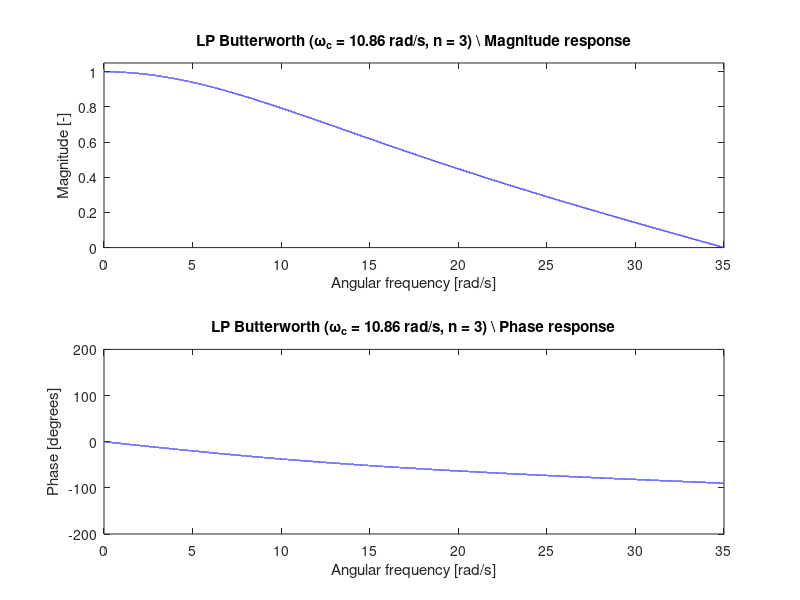
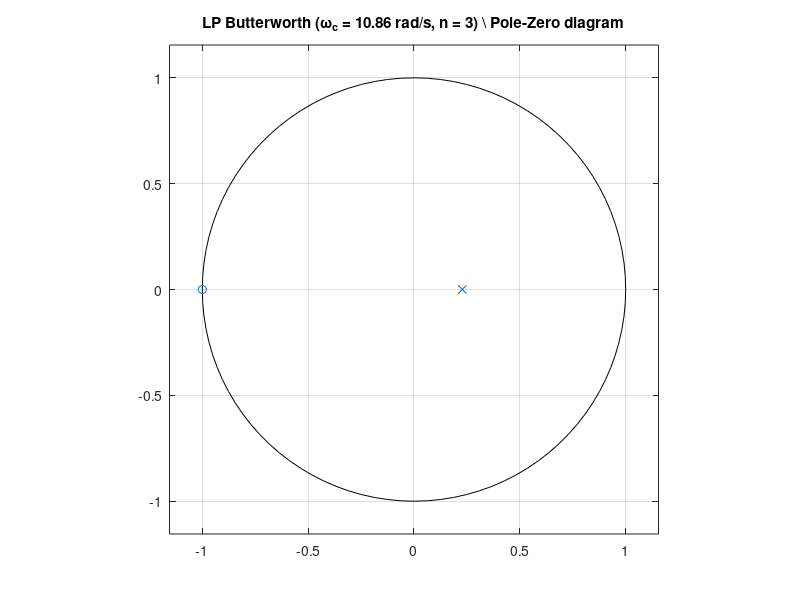
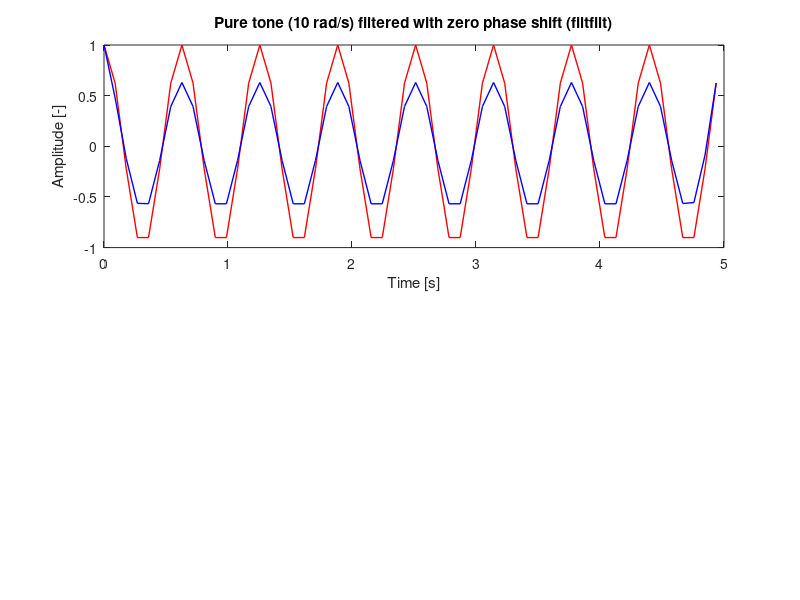

MATLAB code to generate these figures, in order: (Note: this script raises an error after producing the figures.)
%% 3.1 Ex. 12.6 in the book - again

Rp = -2;  %Gp dB
Rs = -11; %Gs dB
Wh = 35;  %rad/s - angular nyquist freq apprx 5.57 Hz
Wp = 10/Wh; %normalized passband corner freq
Ws = 15/Wh; %normalized stopband corner freq

fs = 2*Wh/(2*pi); %sampling freq
Th = 2*pi/Wh; %period

%generate LP Butterworth filter
[n, Wc] = buttord(Wp, Ws, Rp, Rs);
[b, a]  = butter(n, Wc);
[H, w]  = freqz(b, a, 2^16, 2*pi*fs);
[h, t]  = impz(b, a);
wc = Wc*Wh;

%plot frequency response
figure
subplot(2,1,1)
plot(w, abs(H), 'Color', [0.00 0 1.00], 'LineWidth', 1);
xlim([0 Wh])
ylim([0 1.05])
title('LP Butterworth (\omega_c = 10.86 rad/s, n = 3) \\ Magnitude response')
xlabel('Angular frequency [rad/s]')
ylabel('Magnitude [-]')
subplot(2,1,2)
plot(w, (180/pi)*angle(H), 'Color', [0.00 0 1.00], 'LineWidth', 1);
xlim([0 Wh])
ylim([-200 200])
title('LP Butterworth (\omega_c = 10.86 rad/s, n = 3) \\ Phase response')
xlabel('Angular frequency [rad/s]')
ylabel('Phase [degrees]')

%transfer function is b/a (polynomial in negative powers)

%% Plot z-plane pole-zero diagram

figure 
zplane(b, a)
title('LP Butterworth (\omega_c = 10.86 rad/s, n = 3) \\ Pole-Zero diagram')

%% 3.2 The issue of phase shifts and order

%% Zero phase shift filter (using filtfilt)

%create pure tone (10 rad/s)
fs = 2*Wh/(2*pi);
Ts = 5;
t = 0:1/fs:Ts;
w0 = 10;  % < 35 rad/s
f0 = w0/(2*pi);
s = cos(w0*t);

s_f = filter(b, a, s);
s_ff = filtfilt(b, a, s);

figure
subplot(2,1,1)
plot(t, s,  'Color', [1.00 0 0.00], 'LineWidth', 1);
hold on
plot(t, s_ff, 'Color', [0.00 0 1.00], 'LineWidth', 1);
hold on
xlim([0 5])
ylim([-1 1])
title('Pure tone (10 rad/s) filtered with zero phase shift (filtfilt)')
xlabel('Time [s]')
ylabel('Amplitude [-]')
p = legend('Original signal', 'Filtered signal', 1);
set(p,'FontSize', 8);
subplot(2,1,2)
plot(t, s,  'Color', [1.00 0 0.00], 'LineWidth', 1);
hold on
plot(t, s_f, 'Color', [0.00 0 1.00], 'LineWidth', 1);
hold on
xlim([0 5])
ylim([-1 1])
title('Pure tone (10 rad/s) filtered with non-zero phase shift (filter)')
xlabel('Time [s]')
ylabel('Amplitude [-]')
p = legend('Original signal', 'Filtered signal', 1);
set(p,'FontSize', 8);

%% Higher order filter

%higher filter order can be obtained via series connection/cascade
H_1 = H;
H_2 = H.*H;
H_3 = H.*H.*H;

figure %plot frequency response
subplot(2,1,1)
plot(w, abs(H_1), 'Color', [0.00 0 1.00], 'LineWidth', 1);
hold on
plot(w, abs(H_2), 'Color', [0.50 0 0.50], 'LineWidth', 1);
hold on
plot(w, abs(H_3), 'Color', [1.00 0 0.00], 'LineWidth', 1);
hold on
xlim([0 Wh])
ylim([0 1.05])
title('Magnitude response')
xlabel('Angular frequency [rad/s]')
ylabel('Magnitude [-]')
p = legend('Original', 'Two in series', 'Three in series', 1);
set(p,'FontSize', 8);
subplot(2,1,2)
plot(w, (180/pi)*angle(H_1), 'Color', [0.00 0 1.00], 'LineWidth', 1);
hold on
plot(w, (180/pi)*angle(H_2), 'Color', [0.50 0 0.50], 'LineWidth', 1);
hold on
plot(w, (180/pi)*angle(H_3), 'Color', [1.00 0 0.00], 'LineWidth', 1);
hold on
xlim([0 Wh])
ylim([-200 200])
title('Phase response')
xlabel('Angular frequency [rad/s]')
ylabel('Phase [degrees]')
p = legend('Original', 'Two in series', 'Three in series', 4);
set(p,'FontSize', 8);
